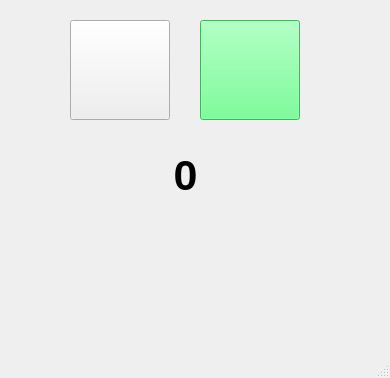
<?xml version="1.0" encoding="UTF-8"?>
<ui version="4.0">
 <class>MainWindow</class>
 <widget class="QMainWindow" name="MainWindow">
  <property name="geometry">
   <rect>
    <x>0</x>
    <y>0</y>
    <width>390</width>
    <height>378</height>
   </rect>
  </property>
  <property name="windowTitle">
   <string>MainWindow</string>
  </property>
  <property name="windowIcon">
   <iconset resource="ikonlar.qrc">
    <normaloff>:/red/red.ico</normaloff>:/red/red.ico</iconset>
  </property>
  <property name="styleSheet">
   <string notr="true">
#centralwidget{

border-image: url(:/arkaplan/1.jpg);



}






</string>
  </property>
  <widget class="QWidget" name="centralwidget">
   <widget class="QLabel" name="label_sonuc">
    <property name="geometry">
     <rect>
      <x>150</x>
      <y>130</y>
      <width>71</width>
      <height>91</height>
     </rect>
    </property>
    <property name="font">
     <font>
      <pointsize>32</pointsize>
      <weight>75</weight>
      <bold>true</bold>
     </font>
    </property>
    <property name="text">
     <string>0</string>
    </property>
    <property name="alignment">
     <set>Qt::AlignCenter</set>
    </property>
   </widget>
   <widget class="QPushButton" name="pushButton_artir">
    <property name="geometry">
     <rect>
      <x>70</x>
      <y>20</y>
      <width>100</width>
      <height>100</height>
     </rect>
    </property>
    <property name="font">
     <font>
      <pointsize>32</pointsize>
      <weight>75</weight>
      <bold>true</bold>
     </font>
    </property>
    <property name="text">
     <string/>
    </property>
    <property name="icon">
     <iconset resource="ikonlar.qrc">
      <normaloff>:/blue/blue.ico</normaloff>:/blue/blue.ico</iconset>
    </property>
    <property name="iconSize">
     <size>
      <width>75</width>
      <height>75</height>
     </size>
    </property>
   </widget>
   <widget class="QPushButton" name="pushButton_eksi">
    <property name="geometry">
     <rect>
      <x>200</x>
      <y>20</y>
      <width>100</width>
      <height>100</height>
     </rect>
    </property>
    <property name="font">
     <font>
      <pointsize>32</pointsize>
      <weight>75</weight>
      <bold>true</bold>
     </font>
    </property>
    <property name="styleSheet">
     <string notr="true">background-color: rgb(85, 255, 127);</string>
    </property>
    <property name="text">
     <string/>
    </property>
    <property name="icon">
     <iconset resource="ikonlar.qrc">
      <normaloff>:/black/black.ico</normaloff>:/black/black.ico</iconset>
    </property>
    <property name="iconSize">
     <size>
      <width>75</width>
      <height>75</height>
     </size>
    </property>
   </widget>
  </widget>
  <widget class="QMenuBar" name="menubar">
   <property name="geometry">
    <rect>
     <x>0</x>
     <y>0</y>
     <width>390</width>
     <height>26</height>
    </rect>
   </property>
  </widget>
  <widget class="QStatusBar" name="statusbar"/>
 </widget>
 <resources>
  <include location="ikonlar.qrc"/>
 </resources>
 <connections/>
</ui>
